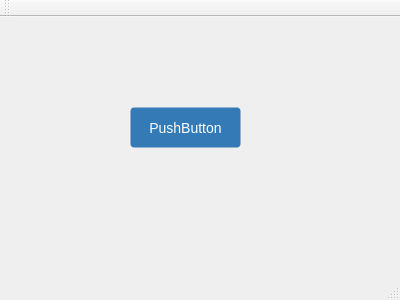
<?xml version="1.0" encoding="UTF-8"?>
<ui version="4.0">
 <class>MainWindow</class>
 <widget class="QMainWindow" name="MainWindow">
  <property name="geometry">
   <rect>
    <x>0</x>
    <y>0</y>
    <width>400</width>
    <height>300</height>
   </rect>
  </property>
  <property name="windowTitle">
   <string>MainWindow</string>
  </property>
  <widget class="QWidget" name="centralWidget">
   <widget class="QPushButton" name="pushButton">
    <property name="geometry">
     <rect>
      <x>130</x>
      <y>90</y>
      <width>111</width>
      <height>41</height>
     </rect>
    </property>
    <property name="styleSheet">
     <string notr="true">margin: 0;
font: inherit;
color: #fff;
overflow: visible;
text-franform: none;
background-color: #337ab7;
border-color: #2e6da4;
    display: inline-block;
    padding: 6px 12px;
    margin-bottom: 0;
    font-size: 14px;
    font-weight: 400;
    line-height: 1.42857143;
    text-align: center;
    white-space: nowrap;
    vertical-align: middle;
    -ms-touch-action: manipulation;
    touch-action: manipulation;
    cursor: pointer;
    -webkit-user-select: none;
    -moz-user-select: none;
    -ms-user-select: none;
    user-select: none;
    background-image: none;
    border: 1px solid transparent;
    border-radius: 4px;</string>
    </property>
    <property name="text">
     <string>PushButton</string>
    </property>
   </widget>
  </widget>
  <widget class="QMenuBar" name="menuBar">
   <property name="geometry">
    <rect>
     <x>0</x>
     <y>0</y>
     <width>400</width>
     <height>26</height>
    </rect>
   </property>
  </widget>
  <widget class="QToolBar" name="mainToolBar">
   <attribute name="toolBarArea">
    <enum>TopToolBarArea</enum>
   </attribute>
   <attribute name="toolBarBreak">
    <bool>false</bool>
   </attribute>
  </widget>
  <widget class="QStatusBar" name="statusBar"/>
 </widget>
 <layoutdefault spacing="6" margin="11"/>
 <resources/>
 <connections/>
</ui>
